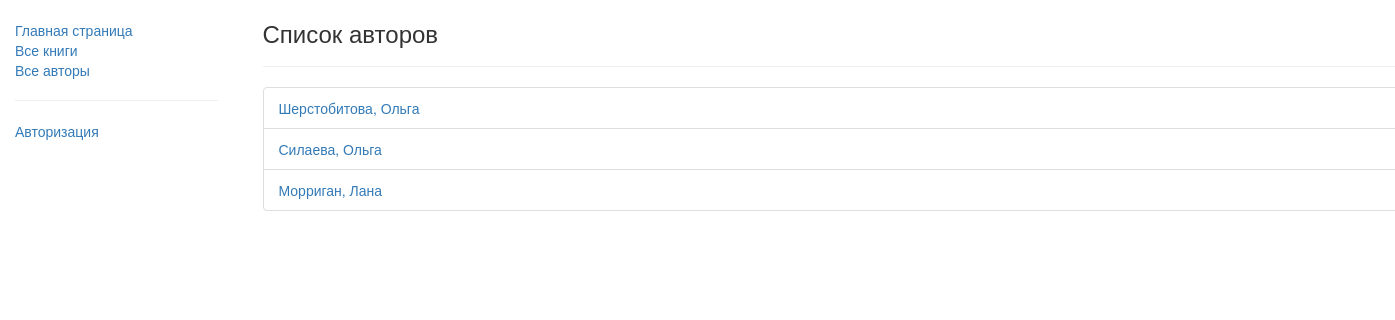
The app's page /catalog/authors/, older data.
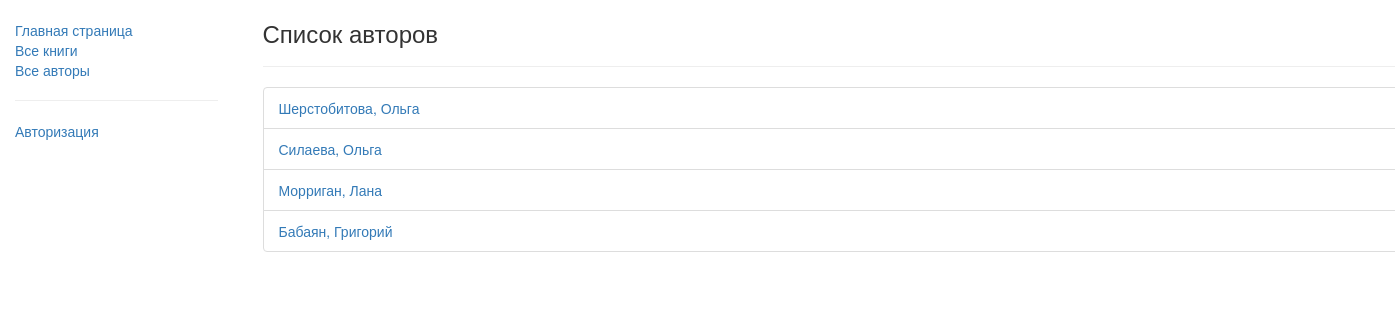
The same page, newer data.
### catalog/models.py (models this page shows)
class Author(models.Model):
    first_name = models.CharField(max_length=100)
    last_name = models.CharField(max_length=100)
    date_of_birth = models.DateField(null=True, blank=True)
    date_of_death = models.DateField(null=True, blank=True)
    def get_absolute_url(self):
        return reverse('author-detail', args=[str(self.id)])
    def __str__(self) -> str:
        return '{0}, {1}'.format(self.last_name, self.first_name)
    class Meta:
        permissions = [('can_create_author', 'Can create/update/delte author')]

### catalog/views.py (the view)
class AuthorListView(generic.ListView):
    model = Author
    template_name = 'authors.html'

### catalog/templates/authors.html (shortened to what this page needs)
{% extends 'base.html' %}
{% block content %}
    <div class="container">
        <h3>Список авторов</h3>
        <hr>
        {% if author_list %}
            <ul class="list-group">
                {% for author in author_list %}
                    <li class="list-group-item">
                        <a href="{{ author.get_absolute_url }}">{{ author }}</a>
                    </li>
                {% endfor %}
            </ul>
        {% else %}
            <p>В библиотеке нет авторов.</p>
        {% endif %}
    </div>
{% endblock %}

Row changes from the older to the newer data that the page shows:
added Author: last_name+first_name "Бабаян, Григорий"
